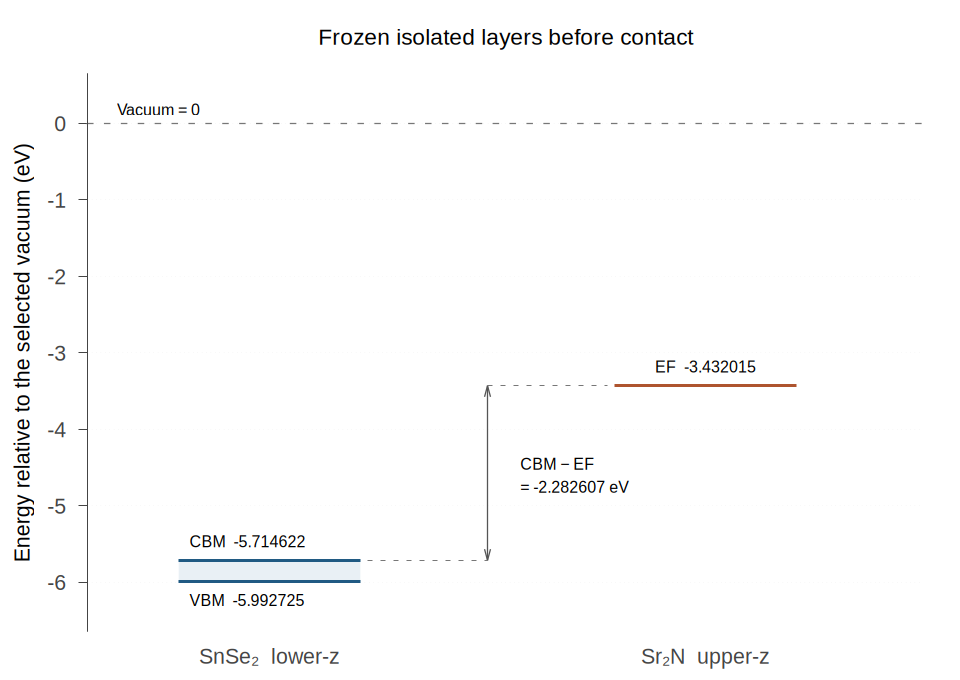

Write the gnuplot code that produced this figure.
# Actual frozen-layer SCF table; no fitting and no synthetic metal band edges.
# Download band-edges-vacuum-referenced.csv beside this script, then run gnuplot.
if (!exists('datafile')) datafile = 'band-edges-vacuum-referenced.csv'
if (!exists('prefix')) prefix = 'frozen-facing-alignment'
set datafile separator comma
stats datafile using (strcol(1) eq 'snse2' && strcol(2) eq 'lower_z' ? column(7) : 1/0) nooutput
if (STATS_records != 1) { print 'Need exactly one SnSe2 lower-z VBM'; exit error }
vbm = STATS_mean
stats datafile using (strcol(1) eq 'snse2' && strcol(2) eq 'lower_z' ? column(8) : 1/0) nooutput
if (STATS_records != 1) { print 'Need exactly one SnSe2 lower-z CBM'; exit error }
cbm = STATS_mean
stats datafile using (strcol(1) eq 'sr2n' && strcol(2) eq 'upper_z' ? column(6) : 1/0) nooutput
if (STATS_records != 1) { print 'Need exactly one Sr2N upper-z EF'; exit error }
ef = STATS_mean
offset = cbm - ef
set encoding utf8
set border 2 lc rgb '#444444'
set tics nomirror out
set xrange [0.5:2.8]
set yrange [-6.65:0.65]
set ylabel 'Energy relative to the selected vacuum (eV)'
set xtics ('SnSe₂  lower-z' 1, 'Sr₂N  upper-z' 2.2) scale 0
set ytics 1
set key off
set grid ytics lc rgb '#dddddd'
set object 1 rect from 0.75,vbm to 1.25,cbm fc rgb '#e9f0f5' fs solid 1 noborder behind
set arrow 1 from 0.75,vbm to 1.25,vbm nohead lw 3 lc rgb '#205a83'
set arrow 2 from 0.75,cbm to 1.25,cbm nohead lw 3 lc rgb '#205a83'
set arrow 3 from 1.95,ef to 2.45,ef nohead lw 3 lc rgb '#ae542f'
set arrow 4 from 1.60,ef to 1.60,cbm heads size screen 0.012,15 lw 1.3 lc rgb '#555555'
set arrow 5 from 1.27,cbm to 1.60,cbm nohead dt 2 lc rgb '#777777'
set arrow 6 from 1.60,ef to 1.93,ef nohead dt 2 lc rgb '#777777'
set label 1 sprintf('VBM  %.6f',vbm) at 0.78,vbm-0.24 left font ',12'
set label 2 sprintf('CBM  %.6f',cbm) at 0.78,cbm+0.25 left font ',12'
set label 3 sprintf('EF  %.6f',ef) at 2.2,ef+0.25 center font ',12'
set label 4 'CBM − EF' at 1.69,(ef+cbm)/2+0.12 left font ',12'
set label 6 sprintf('= %.6f eV',offset) at 1.69,(ef+cbm)/2-0.18 left font ',12'
set label 5 'Vacuum = 0' at 0.58,0.18 left font ',12'
set title 'Frozen isolated layers before contact' font ',17'
do for [export_index=1:3] {
 if (export_index==1) { set terminal svg size 960,680 font 'Liberation Sans,16'; set output prefix.'.svg' }
 if (export_index==2) { set terminal pdfcairo enhanced color size 7in,5in font 'Liberation Sans,11'; set output prefix.'.pdf' }
 if (export_index==3) { set terminal pngcairo size 960,680 font 'Liberation Sans,16'; set output prefix.'.png' }
 plot 0 with lines lw 1.3 dt 2 lc rgb '#777777' notitle
 unset output
}
print sprintf('VBM=%.9f; CBM=%.9f; Sr2N EF=%.9f; CBM-EF=%.9f eV',vbm,cbm,ef,offset)
